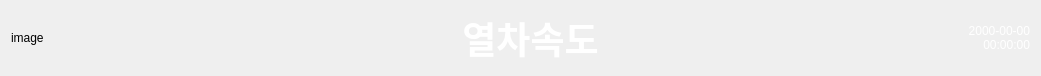
  <widget class="QWidget" name="verticalLayoutWidget_10">
   <property name="geometry">
    <rect>
     <x>0</x>
     <y>0</y>
     <width>1041</width>
     <height>71</height>
    </rect>
   </property>
   <layout class="QHBoxLayout" name="horizontalLayout_2">
    <item>
     <widget class="QLabel" name="trainImage">
      <property name="text">
       <string>image</string>
      </property>
     </widget>
    </item>
    <item>
     <spacer name="horizontalSpacer">
      <property name="orientation">
       <enum>Qt::Horizontal</enum>
      </property>
      <property name="sizeType">
       <enum>QSizePolicy::Fixed</enum>
      </property>
      <property name="sizeHint" stdset="0">
       <size>
        <width>100</width>
        <height>20</height>
       </size>
      </property>
     </spacer>
    </item>
    <item>
     <widget class="QLabel" name="subjectLabel">
      <property name="styleSheet">
       <string notr="true">color: rgb(255, 255, 255);
font: 28pt;
font-weight : 500;</string>
      </property>
      <property name="text">
       <string>열차속도</string>
      </property>
      <property name="alignment">
       <set>Qt::AlignCenter</set>
      </property>
     </widget>
    </item>
    <item>
     <spacer name="horizontalSpacer_2">
      <property name="orientation">
       <enum>Qt::Horizontal</enum>
      </property>
      <property name="sizeType">
       <enum>QSizePolicy::Fixed</enum>
      </property>
      <property name="sizeHint" stdset="0">
       <size>
        <width>80</width>
        <height>20</height>
       </size>
      </property>
     </spacer>
    </item>
    <item>
     <widget class="QLabel" name="timeLabel">
      <property name="styleSheet">
       <string notr="true">color: rgb(255, 255, 255);</string>
      </property>
      <property name="text">
       <string>2000-00-00
00:00:00</string>
      </property>
      <property name="alignment">
       <set>Qt::AlignRight|Qt::AlignTrailing|Qt::AlignVCenter</set>
      </property>
      <property name="wordWrap">
       <bool>true</bool>
      </property>
     </widget>
    </item>
   </layout>
  </widget>
